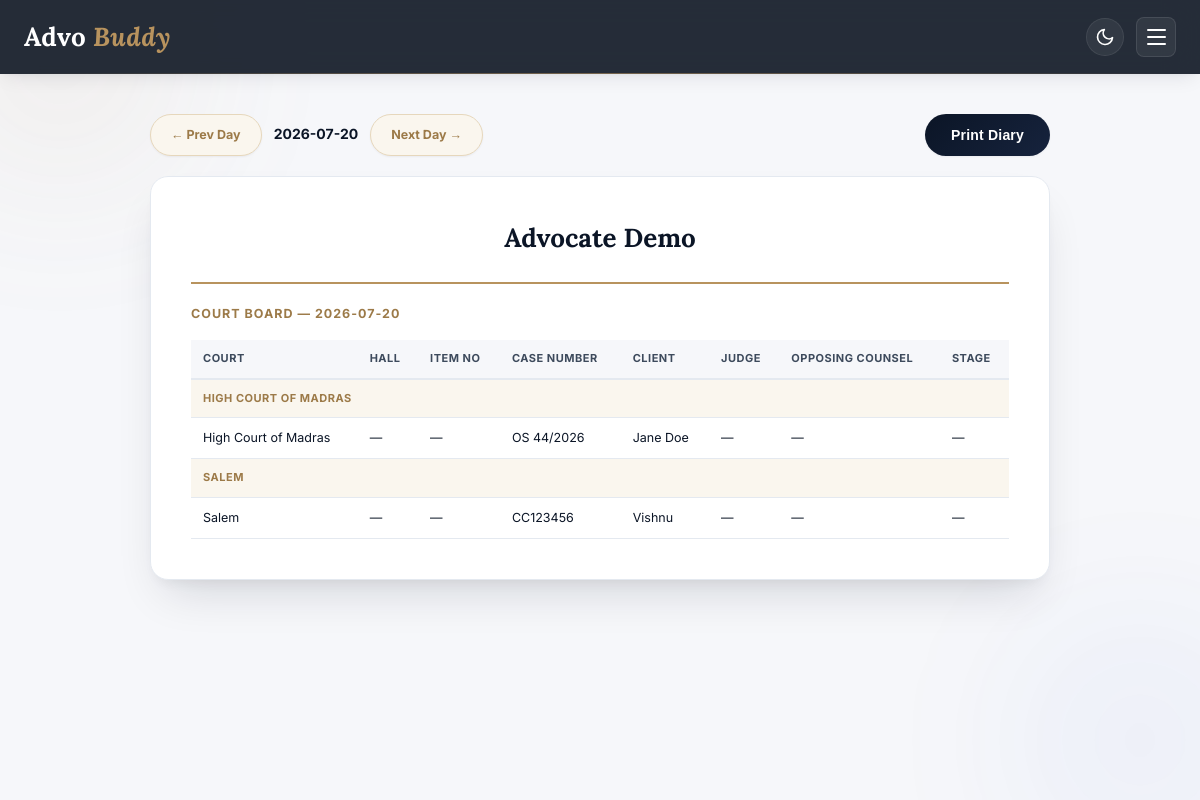
The app's page /diary?date=2026-07-20 (signed in) with its own data.
### tables this page shows
CREATE TABLE advocates (
            id INTEGER PRIMARY KEY AUTOINCREMENT,
            name TEXT NOT NULL,
            email TEXT UNIQUE NOT NULL,
            phone TEXT,
            bar_council_number TEXT,
            password_hash TEXT NOT NULL,
            reminder_method TEXT DEFAULT 'none',
            reminder_days_before INTEGER DEFAULT 1,
            created_at TEXT DEFAULT CURRENT_TIMESTAMP
        , profile_image TEXT, office_address TEXT, specialization TEXT);

CREATE TABLE cases (
            id INTEGER PRIMARY KEY AUTOINCREMENT,
            advocate_id INTEGER NOT NULL,
            client_name TEXT NOT NULL,
            client_phone TEXT,
            case_number TEXT NOT NULL,
            court_name TEXT NOT NULL,
            case_type TEXT,
            next_hearing_date TEXT NOT NULL,
            notes TEXT,
            status TEXT DEFAULT 'Active',
            notify_client INTEGER DEFAULT 0,
            created_at TEXT DEFAULT CURRENT_TIMESTAMP, opposing_counsel TEXT, opposing_counsel_phone TEXT, judge_name TEXT, court_hall TEXT, item_number TEXT, case_stage TEXT, total_fee INTEGER DEFAULT 0, fee_paid INTEGER DEFAULT 0, expenses INTEGER DEFAULT 0,
            FOREIGN KEY (advocate_id) REFERENCES advocates (id)
        );

### app.py (the view)
@app.route("/diary")
@login_required
def court_diary():
    from datetime import timedelta
    advocate_id = session["advocate_id"]
    date_str = request.args.get("date", "").strip()
    try:
        selected_date = datetime.strptime(date_str, "%Y-%m-%d").date() if date_str else datetime.now().date()
    except ValueError:
        selected_date = datetime.now().date()
    selected_date_str = selected_date.strftime("%Y-%m-%d")
    prev_date_str = (selected_date - timedelta(days=1)).strftime("%Y-%m-%d")
    next_date_str = (selected_date + timedelta(days=1)).strftime("%Y-%m-%d")
    conn = get_db()
    cur = conn.cursor()
    cur.execute("SELECT * FROM advocates WHERE id=%s", (advocate_id,))
    advocate = cur.fetchone()
    cur.execute(
        """SELECT * FROM cases WHERE advocate_id=%s AND status='Active' AND next_hearing_date=%s
           ORDER BY court_name ASC, item_number ASC""",
        (advocate_id, selected_date_str),
    )
    hearings = cur.fetchall()
    cur.close()
    conn.close()
    return render_template(
        "diary.html",
        advocate=advocate,
        hearings=hearings,
        selected_date=selected_date_str,
        prev_date=prev_date_str,
        next_date=next_date_str,
        is_today=(selected_date_str == datetime.now().date().strftime("%Y-%m-%d")),
    )

### app.py (called while the page is built)
def get_db():
    if DATABASE_URL and HAS_POSTGRES:
        conn = psycopg2.connect(DATABASE_URL, cursor_factory=psycopg2.extras.RealDictCursor)
        return conn
    else:
        db_path = os.path.join(os.path.dirname(__file__), "advo_buddy.db")
        conn = sqlite3.connect(db_path)
        conn.row_factory = sqlite3.Row
        conn.execute("PRAGMA foreign_keys = ON;")
        return SQLiteConnectionWrapper(conn)

def login_required(f):
    @wraps(f)
    def wrapper(*args, **kwargs):
        if "advocate_id" not in session:
            flash("Please log in to continue.", "error")
            return redirect(url_for("login"))
        return f(*args, **kwargs)
    return wrapper

@app.context_processor
def inject_advocate():
    return {
        "current_advocate_name": session.get("advocate_name"),
        "current_advocate_avatar": session.get("advocate_avatar")
    }

    def execute(self, query, params=None):
        query = query.replace('%s', '?')
        if "SERIAL PRIMARY KEY" in query:
            query = query.replace("SERIAL PRIMARY KEY", "INTEGER PRIMARY KEY AUTOINCREMENT")
        if params is not None:
            if not isinstance(params, (list, tuple)):
                params = (params,)
            self.cursor.execute(query, params)
        else:
            self.cursor.execute(query)
        return self

    def fetchone(self):
        row = self.cursor.fetchone()
        if row is None:
            return None
        return dict(row)

    def fetchall(self):
        rows = self.cursor.fetchall()
        return [dict(row) for row in rows]

    def close(self):
        self.cursor.close()

    def cursor(self):
        return SQLiteCursorWrapper(self.conn.cursor())

    def close(self):
        self.conn.close()

### templates/diary.html (shortened to what this page needs)
{% extends "base.html" %}
{% block content %}
<div class="form-container no-print" style="max-width: 900px; margin-bottom: 20px;">
    <div style="display: flex; justify-content: space-between; align-items: center; flex-wrap: wrap; gap: 12px;" class="staggered-entry">
        <div style="display: flex; gap: 8px; align-items: center;">
            <a href="{{ url_for('court_diary', date=prev_date) }}" class="btn-export" title="Previous day">&larr; Prev Day</a>
            <span style="font-weight: 700; color: var(--text-dark); padding: 0 4px;">
                {{ selected_date }}{% if is_today %} (Today){% endif %}
            </span>
            <a href="{{ url_for('court_diary', date=next_date) }}" class="btn-export" title="Next day">Next Day &rarr;</a>
        </div>
        <button type="button" class="btn-submit" onclick="window.print()" style="margin: 0;">Print Diary</button>
    </div>
</div>
<div class="form-container" style="max-width: 900px;">
    <div class="diary-sheet staggered-entry">
        <div class="diary-letterhead">
            <h2>{{ advocate['name'] }}</h2>
        </div>
        <div class="diary-subheading">Court Board — {{ selected_date }}</div>
        {% if hearings %}
        <div class="table-scroll">
        <table class="diary-table">
            <thead>
                <tr>
                    <th>Court</th>
                    <th>Hall</th>
                    <th>Item No</th>
                    <th>Case Number</th>
                    <th>Client</th>
                    <th>Judge</th>
                    <th>Opposing Counsel</th>
                    <th>Stage</th>
                </tr>
            </thead>
            <tbody>
                {% set ns = namespace(last_court=None) %}
                {% for case in hearings %}
                    {% if case['court_name'] != ns.last_court %}
                    <tr class="diary-court-group">
                        <td colspan="8">{{ case['court_name'] }}</td>
                    </tr>
                    {% set ns.last_court = case['court_name'] %}
                    {% endif %}
                    <tr>
                        <td>{{ case['court_name'] }}</td>
                        <td>{{ case['court_hall'] or '—' }}</td>
                        <td>{{ case['item_number'] or '—' }}</td>
                        <td>{{ case['case_number'] }}</td>
                        <td>{{ case['client_name'] }}</td>
                        <td>{{ case['judge_name'] or '—' }}</td>
                        <td>{{ case['opposing_counsel'] or '—' }}</td>
                        <td>{{ case['case_stage'] or '—' }}</td>
                    </tr>
                {% endfor %}
            </tbody>
        </table>
        </div>
        {% else %}
        <p style="color: var(--text-main); font-size: 14px;">No hearings scheduled for this date.</p>
        {% endif %}
    </div>
</div>
{% endblock %}

### records on screen
advocates: name "Advocate Demo"
cases: court_name "HIGH COURT OF MADRAS", court_name "High Court of Madras", case "—", case_number "OS 44/2026", client_name "Jane Doe"
cases: court_name "SALEM", court_name "Salem", case "—", case_number "CC123456", client_name "Vishnu"

### other values on screen
{{ selected_date }} "2026-07-20"
